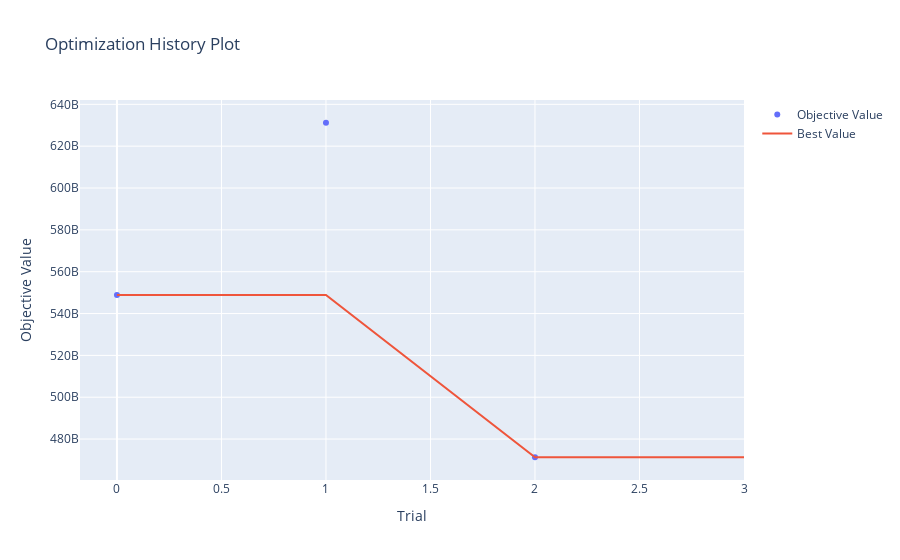
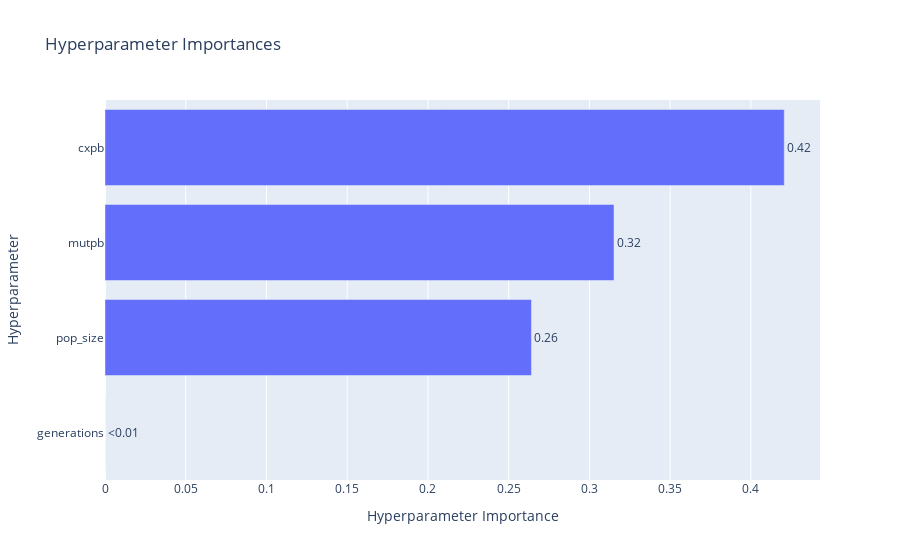
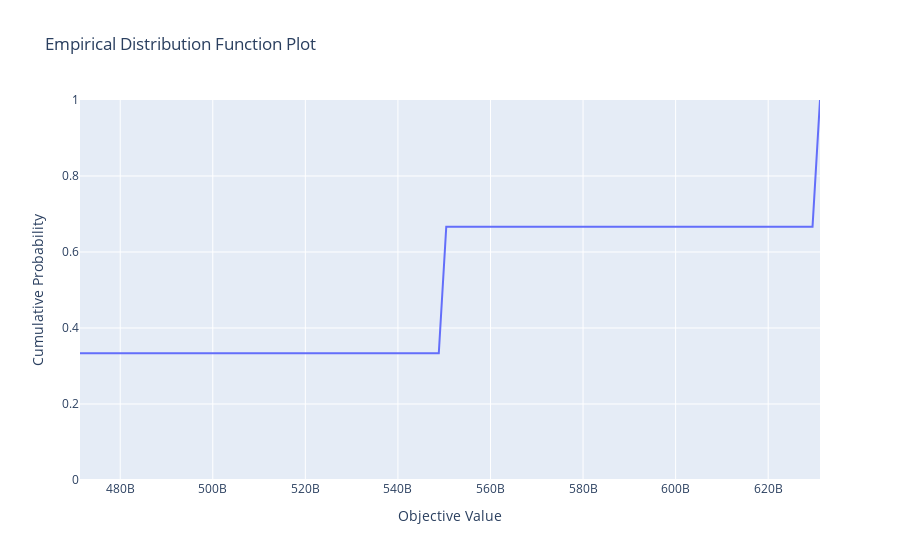
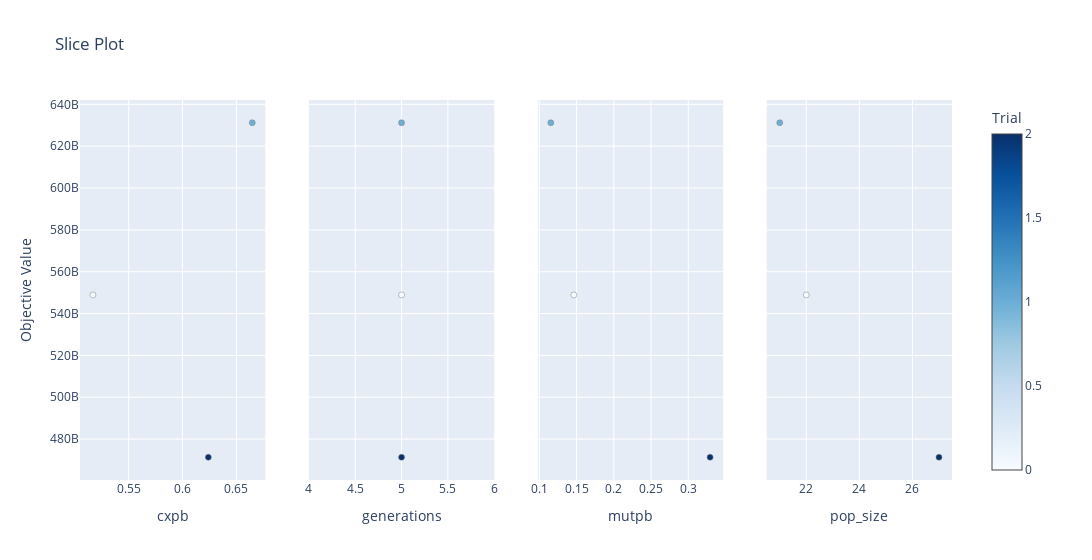

Write notebook code for charts like these, in order.
### Markdown cell above
#### Visualize Results

### Code cell
import plotly
from optuna.visualization import plot_optimization_history, plot_param_importances, plot_contour, plot_intermediate_values, plot_timeline, plot_slice, plot_edf
# Plot optimization history
plot_optimization_history(study).show()

# Plot parameter importances
plot_param_importances(study).show()

# different plots
plot_edf(study).show()
plot_slice(study).show()
plot_contour(study).show()
plot_intermediate_values(study).show()
plot_timeline(study).show()

### Figure 1 — Plotly figure (JSON) as saved in the notebook; plotly's stock layout.template omitted (floating-point values rounded to 4 significant figures)
{"data": [{"mode": "markers", "name": "Objective Value", "type": "scatter", "x": [0, 1, 2], "y": [548900000000.0, 631200000000.0, 471300000000.0]}, {"mode": "lines", "name": "Best Value", "type": "scatter", "x": [0, 1, 2, 3], "y": [548900000000.0, 548900000000.0, 471300000000.0, 471300000000.0]}, {"marker": {"color": "#cccccc"}, "mode": "markers", "name": "Infeasible Trial", "showlegend": false, "type": "scatter", "x": [], "y": []}], "layout": {"title": {"text": "Optimization History Plot"}, "xaxis": {"title": {"text": "Trial"}}, "yaxis": {"title": {"text": "Objective Value"}}}}

### Figure 2 — Plotly figure (JSON) as saved in the notebook; plotly's stock layout.template omitted (floating-point values rounded to 4 significant figures)
{"data": [{"cliponaxis": false, "hovertemplate": ["generations (IntDistribution): 0.0<extra></extra>", "pop_size (IntDistribution): 0.26411110026290596<extra></extra>", "mutpb (FloatDistribution): 0.3152247557461115<extra></extra>", "cxpb (FloatDistribution): 0.4206641439909827<extra></extra>"], "name": "Objective Value", "orientation": "h", "text": ["<0.01", "0.26", "0.32", "0.42"], "textposition": "outside", "type": "bar", "x": [0, 0.2641, 0.3152, 0.4207], "y": ["generations", "pop_size", "mutpb", "cxpb"]}], "layout": {"title": {"text": "Hyperparameter Importances"}, "xaxis": {"title": {"text": "Hyperparameter Importance"}}, "yaxis": {"title": {"text": "Hyperparameter"}}}}

### Figure 3 — Plotly figure (JSON) as saved in the notebook; plotly's stock layout.template omitted (floating-point values rounded to 4 significant figures)
{"data": [{"mode": "lines", "name": "no-name-adaafdf4-94d4-46ab-b0d8-9bad008d8739", "type": "scatter", "x": [471300000000.0, 472900000000.0, 474500000000.0, 476200000000.0, 477800000000.0, 479400000000.0, 481000000000.0, 482600000000.0, 484200000000.0, 485800000000.0, 487500000000.0, 489100000000.0, 490700000000.0, 492300000000.0, 493900000000.0, 495500000000.0, 497200000000.0, 498800000000.0, 500400000000.0, 502000000000.0, 503600000000.0, 505200000000.0, 506800000000.0, 508500000000.0, 510100000000.0, 511700000000.0, 513300000000.0, 514900000000.0, 516500000000.0, 518100000000.0, 519800000000.0, 521400000000.0, 523000000000.0, 524600000000.0, 526200000000.0, 527800000000.0, 529500000000.0, 531100000000.0, 532700000000.0, 534300000000.0, 535900000000.0, 537500000000.0, 539100000000.0, 540800000000.0, 542400000000.0, 544000000000.0, 545600000000.0, 547200000000.0, 548800000000.0, 550400000000.0, 552100000000.0, 553700000000.0, 555300000000.0, 556900000000.0, 558500000000.0, 560100000000.0, 561800000000.0, 563400000000.0, 565000000000.0, 566600000000.0, 568200000000.0, 569800000000.0, 571400000000.0, 573100000000.0, 574700000000.0, 576300000000.0, 577900000000.0, 579500000000.0, 581100000000.0, 582700000000.0, 584400000000.0, 586000000000.0, 587600000000.0, 589200000000.0, 590800000000.0, 592400000000.0, 594100000000.0, 595700000000.0, 597300000000.0, 598900000000.0, 600500000000.0, 602100000000.0, 603700000000.0, 605400000000.0, 607000000000.0, 608600000000.0, 610200000000.0, 611800000000.0, 613400000000.0, 615000000000.0, 616700000000.0, 618300000000.0, 619900000000.0, 621500000000.0, 623100000000.0, 624700000000.0, 626400000000.0, 628000000000.0, 629600000000.0, 631200000000.0], "y": [0.3333, 0.3333, 0.3333, 0.3333, 0.3333, 0.3333, 0.3333, 0.3333, 0.3333, 0.3333, 0.3333, 0.3333, 0.3333, 0.3333, 0.3333, 0.3333, 0.3333, 0.3333, 0.3333, 0.3333, 0.3333, 0.3333, 0.3333, 0.3333, 0.3333, 0.3333, 0.3333, 0.3333, 0.3333, 0.3333, 0.3333, 0.3333, 0.3333, 0.3333, 0.3333, 0.3333, 0.3333, 0.3333, 0.3333, 0.3333, 0.3333, 0.3333, 0.3333, 0.3333, 0.3333, 0.3333, 0.3333, 0.3333, 0.3333, 0.6667, 0.6667, 0.6667, 0.6667, 0.6667, 0.6667, 0.6667, 0.6667, 0.6667, 0.6667, 0.6667, 0.6667, 0.6667, 0.6667, 0.6667, 0.6667, 0.6667, 0.6667, 0.6667, 0.6667, 0.6667, 0.6667, 0.6667, 0.6667, 0.6667, 0.6667, 0.6667, 0.6667, 0.6667, 0.6667, 0.6667, 0.6667, 0.6667, 0.6667, 0.6667, 0.6667, 0.6667, 0.6667, 0.6667, 0.6667, 0.6667, 0.6667, 0.6667, 0.6667, 0.6667, 0.6667, 0.6667, 0.6667, 0.6667, 0.6667, 1]}], "layout": {"title": {"text": "Empirical Distribution Function Plot"}, "xaxis": {"title": {"text": "Objective Value"}}, "yaxis": {"range": [0, 1], "title": {"text": "Cumulative Probability"}}}}

### Figure 4 — Plotly figure (JSON) as saved in the notebook; plotly's stock layout.template omitted (floating-point values rounded to 4 significant figures)
{"data": [{"marker": {"color": [0, 1, 2], "colorbar": {"title": {"text": "Trial"}, "x": 1, "xpad": 40}, "colorscale": [[0, "rgb(247,251,255)"], [0.125, "rgb(222,235,247)"], [0.25, "rgb(198,219,239)"], [0.375, "rgb(158,202,225)"], [0.5, "rgb(107,174,214)"], [0.625, "rgb(66,146,198)"], [0.75, "rgb(33,113,181)"], [0.875, "rgb(8,81,156)"], [1, "rgb(8,48,107)"]], "line": {"color": "Grey", "width": 0.5}, "showscale": true}, "mode": "markers", "name": "Feasible Trial", "showlegend": false, "type": "scatter", "x": [0.5169, 0.6647, 0.6239], "xaxis": "x", "y": [548900000000.0, 631200000000.0, 471300000000.0], "yaxis": "y"}, {"marker": {"color": [0, 1, 2], "colorbar": {"title": {"text": "Trial"}, "x": 1, "xpad": 40}, "colorscale": [[0, "rgb(247,251,255)"], [0.125, "rgb(222,235,247)"], [0.25, "rgb(198,219,239)"], [0.375, "rgb(158,202,225)"], [0.5, "rgb(107,174,214)"], [0.625, "rgb(66,146,198)"], [0.75, "rgb(33,113,181)"], [0.875, "rgb(8,81,156)"], [1, "rgb(8,48,107)"]], "line": {"color": "Grey", "width": 0.5}, "showscale": false}, "mode": "markers", "name": "Feasible Trial", "showlegend": false, "type": "scatter", "x": [5, 5, 5], "xaxis": "x2", "y": [548900000000.0, 631200000000.0, 471300000000.0], "yaxis": "y2"}, {"marker": {"color": [0, 1, 2], "colorbar": {"title": {"text": "Trial"}, "x": 1, "xpad": 40}, "colorscale": [[0, "rgb(247,251,255)"], [0.125, "rgb(222,235,247)"], [0.25, "rgb(198,219,239)"], [0.375, "rgb(158,202,225)"], [0.5, "rgb(107,174,214)"], [0.625, "rgb(66,146,198)"], [0.75, "rgb(33,113,181)"], [0.875, "rgb(8,81,156)"], [1, "rgb(8,48,107)"]], "line": {"color": "Grey", "width": 0.5}, "showscale": false}, "mode": "markers", "name": "Feasible Trial", "showlegend": false, "type": "scatter", "x": [0.1464, 0.1154, 0.3293], "xaxis": "x3", "y": [548900000000.0, 631200000000.0, 471300000000.0], "yaxis": "y3"}, {"marker": {"color": [0, 1, 2], "colorbar": {"title": {"text": "Trial"}, "x": 1, "xpad": 40}, "colorscale": [[0, "rgb(247,251,255)"], [0.125, "rgb(222,235,247)"], [0.25, "rgb(198,219,239)"], [0.375, "rgb(158,202,225)"], [0.5, "rgb(107,174,214)"], [0.625, "rgb(66,146,198)"], [0.75, "rgb(33,113,181)"], [0.875, "rgb(8,81,156)"], [1, "rgb(8,48,107)"]], "line": {"color": "Grey", "width": 0.5}, "showscale": false}, "mode": "markers", "name": "Feasible Trial", "showlegend": false, "type": "scatter", "x": [22, 21, 27], "xaxis": "x4", "y": [548900000000.0, 631200000000.0, 471300000000.0], "yaxis": "y4"}], "layout": {"title": {"text": "Slice Plot"}, "width": 1200, "xaxis": {"anchor": "y", "domain": [0, 0.2125], "title": {"text": "cxpb"}}, "xaxis2": {"anchor": "y2", "domain": [0.2625, 0.475], "title": {"text": "generations"}}, "xaxis3": {"anchor": "y3", "domain": [0.525, 0.7375], "title": {"text": "mutpb"}}, "xaxis4": {"anchor": "y4", "domain": [0.7875, 1], "title": {"text": "pop_size"}}, "yaxis": {"anchor": "x", "domain": [0, 1], "title": {"text": "Objective Value"}}, "yaxis2": {"anchor": "x2", "domain": [0, 1], "matches": "y", "showticklabels": false}, "yaxis3": {"anchor": "x3", "domain": [0, 1], "matches": "y", "showticklabels": false}, "yaxis4": {"anchor": "x4", "domain": [0, 1], "matches": "y", "showticklabels": false}}}
